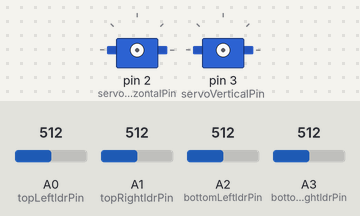
Bench run of a sketch on a simulated Arduino Uno, built with avr-gcc and run on an emulated ATmega328P. On the bench: 2 × servo. Wiring (inferred from the names in the program): 2 × servo: signal pin 2 / signal pin 3. Inputs (shaded band) come from the test bench; at power-on: A0 (topLeftldrPin) = 512, A3 (bottomRightldrPin) = 512, A1 (topRightldrPin) = 512, A2 (bottomLeftldrPin) = 512. Servo pulses on a pin are drawn as a servo (544–2400 µs = 0–180°); what the sketch prints to the serial monitor is not drawn.

Above: at 1.2 s.
1.3 s: A0 (topLeftldrPin) set to 476
At 1.8 s:
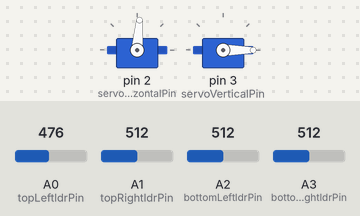
4.3 s: A3 (bottomRightldrPin) set to 478
At 5.0 s:
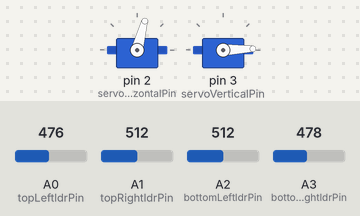
5.8 s: A1 (topRightldrPin) set to 500
7.3 s: A1 (topRightldrPin) set to 472
At 10.16 s:
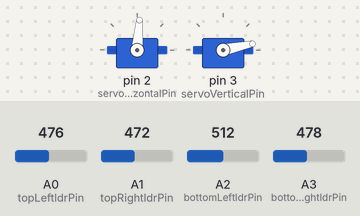
10.3 s: A0 (topLeftldrPin) set to 306
At 13.19 s:
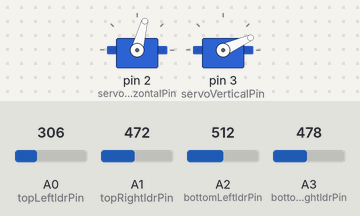
13.3 s: A2 (bottomLeftldrPin) set to 716
Timing chart, 0 to 19.4 s (numbered marks = the images above; inputs shaded):
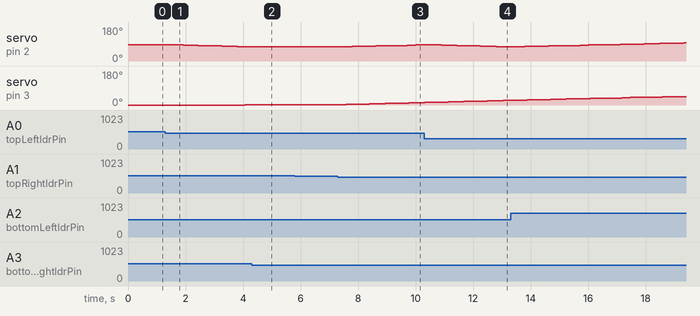

Measured:
- after the input at 1.3 s, servo on pin 2 (servoHorizontalPin): moves from 86° to 75° over 2.7 s, starting after 0.06 s; servo on pin 3 (servoVerticalPin): 0° → 2° after 2.8 s
- after the input at 4.3 s, servo on pin 2 (servoHorizontalPin): stays 75° (without the input it goes to 73° after 0.31 s); servo on pin 3 (servoVerticalPin): stays 2° (without the input it goes to 4° after 0.32 s)
- after the input at 7.3 s, servo on pin 2 (servoHorizontalPin): moves from 75° to 85° over 2.2 s, starting after 0.50 s; servo on pin 3 (servoVerticalPin): moves from 2° to 12° over 2.2 s, starting after 0.30 s

The sketch:

Solar_Panel_Prototype.ino
```cpp
// (licence header left out)
// pin locations
int servoHorizontalPin= 2;
int servoVerticalPin= 3;
int topLeftldrPin = A0; //red orange
int topRightldrPin = A1; // yellow green
int bottomLeftldrPin = A2; // purple blue
int bottomRightldrPin = A3; // gray white

// global servo angle pulse values
int horizontalAnglePulse = 1425;
int verticalAnglePulse = 450;

// pulsing servos by Tero Karvinen @ www.botbook.com
void pulseServo(int servoPin, int pulseLenUs) {
  digitalWrite(servoPin, HIGH);
  delayMicroseconds(pulseLenUs);
  digitalWrite(servoPin, LOW);
  delay(1);
}

int readLdrTopLeft() {
  int topLeft = 1023 - analogRead(topLeftldrPin);
  return topLeft;
}

int readLdrTopRight() {
  int topRight = 1023 - analogRead(topRightldrPin);
  return topRight;
}

int readLdrBottomLeft() {
  int BottomLeft = 1023 - analogRead(bottomLeftldrPin);
  return BottomLeft;
}

int readLdrBottomRight() {
  int BottomRight = 1023 - analogRead(bottomRightldrPin);
  return BottomRight;
}

int averageTop(int topLeft, int topRight) {
  int avgTop = (topLeft + topRight) / 2;
  return avgTop;
}

int averageBottom(int bottomLeft, int bottomRight) {
  int avgBottom = (bottomLeft + bottomRight) / 2;
  return avgBottom;
}

int averageLeft(int topLeft, int bottomLeft) {
  int avgLeft = (topLeft + bottomLeft) / 2;
  return avgLeft;
}

int averageRight(int topRight, int bottomRight) {
  int avgRight = (topRight + bottomRight) / 2;
  return avgRight;
}

int checkHorizontalDifference(int avgLeft, int avgRight) {
  int differenceHorizontal = avgLeft - avgRight;
  return differenceHorizontal;
}

int checkVerticalDifference(int avgTop, int avgBottom) {
  int differenceVertical = avgTop - avgBottom;
  return differenceVertical;
}

void printLdrValues(int topLeft, int topRight, int bottomLeft, int bottomRight) {
  Serial.println("");
  Serial.print("Top Left: ");
  Serial.print(topLeft);
  Serial.println("");

  Serial.print("Top Right: ");
  Serial.print(topRight);
  Serial.println("");

  Serial.print("Bottom Left: ");
  Serial.print(bottomLeft);
  Serial.println("");

  Serial.print("Bottom Right: ");
  Serial.print(bottomRight);
  Serial.println("");
}

void printAvgValues(int avgTop, int avgBottom, int avgLeft, int avgRight)
{
  Serial.println("");
  Serial.print("Average Top: ");
  Serial.print(avgTop);
  Serial.println("");

  Serial.print("Average Bottom: ");
  Serial.print(avgBottom);
  Serial.println("");

  Serial.print("Average Left: ");
  Serial.print(avgLeft);
  Serial.println("");

  Serial.print("Average Right: ");
  Serial.print(avgRight);
  Serial.println("");
}

void printDifferenceValues(int differenceHorizontal,int differenceVertical)
{
  Serial.println("");
  Serial.print("Horizontal difference: ");
  Serial.print(differenceHorizontal);
  Serial.println("");

  Serial.print("Vertical difference: ");
  Serial.print(differenceVertical);
  Serial.println("");
}

int moveHorizontal(int differenceHorizontal, int avgLeft, int avgRight, int horizontalAnglePulse) {
  if (differenceHorizontal > 10 || differenceHorizontal < -10) {
    if (avgLeft < avgRight) {
      if (horizontalAnglePulse < 2350) {
        horizontalAnglePulse = ++horizontalAnglePulse;
        pulseServo(servoHorizontalPin, horizontalAnglePulse);
      }
      if (horizontalAnglePulse >= 2350) {
        horizontalAnglePulse = 2350;
      }
    }
    else if (avgLeft > avgRight) {
      if (horizontalAnglePulse > 500) {
        horizontalAnglePulse = --horizontalAnglePulse;
        pulseServo(servoHorizontalPin, horizontalAnglePulse);
      }
      if (horizontalAnglePulse <= 500) {
        horizontalAnglePulse = 500;
      }
    }
  }
  return horizontalAnglePulse;
}

int moveVertical(int differenceVertical, int avgTop, int avgBottom, int verticalAnglePulse) {
  if (differenceVertical > 10 || differenceVertical < -10) {
    if (avgTop > avgBottom) {
      if (verticalAnglePulse < 1150) {
        verticalAnglePulse = ++verticalAnglePulse;
        pulseServo(servoVerticalPin, verticalAnglePulse);
      }
      if (verticalAnglePulse >= 1150) {
        verticalAnglePulse = 1150;
        }
    }
    else if (avgTop < avgBottom) {
      if (verticalAnglePulse > 450) {
        verticalAnglePulse = --verticalAnglePulse;
        pulseServo(servoVerticalPin, verticalAnglePulse);
      }
      if (verticalAnglePulse <= 450) {
        verticalAnglePulse = 450;
      }
    }
  }
  return verticalAnglePulse;
}

void printPulseAngleValues(int horizontalAnglePulse, int verticalAnglePulse)
{
  Serial.println("");
  Serial.print("Horizontal pulse angle: ");
  Serial.print(horizontalAnglePulse);
  Serial.println("");

  Serial.print("Vertical pulse angle: ");
  Serial.print(verticalAnglePulse);
  Serial.println("");
}

void setup()
{
  pinMode(servoHorizontalPin, OUTPUT);
  pinMode(servoVerticalPin, OUTPUT);

  pinMode(topLeftldrPin, INPUT_PULLUP);
  pinMode(topRightldrPin, INPUT_PULLUP);
  pinMode(bottomLeftldrPin, INPUT_PULLUP);
  pinMode(bottomRightldrPin, INPUT_PULLUP);
  Serial.begin(115200);
}

void loop()
{
  // get ldr values
  int topLeft = readLdrTopLeft();
  int topRight = readLdrTopRight();
  int bottomLeft = readLdrBottomLeft();
  int bottomRight = readLdrBottomRight();

  // get average values
  int avgTop = averageTop(topLeft, topRight);
  int avgBottom = averageBottom(bottomLeft, bottomRight);
  int avgLeft = averageLeft(topLeft, bottomLeft);
  int avgRight = averageRight(topRight, bottomRight);

  // get difference values
  int differenceHorizontal = checkHorizontalDifference(avgLeft, avgRight);
  int differenceVertical = checkVerticalDifference(avgTop, avgBottom);

  // servo angle pulse values and moving servos
  horizontalAnglePulse = moveHorizontal(differenceHorizontal, avgLeft, avgRight, horizontalAnglePulse);
  verticalAnglePulse = moveVertical(differenceVertical, avgTop, avgBottom, verticalAnglePulse);

  // debugging with serial monitor
  printLdrValues(topLeft, topRight, bottomLeft, bottomRight); // used for debug from serial monitor
  printAvgValues(avgTop, avgBottom, avgLeft, avgRight); // used for debug from serial monitor
  printDifferenceValues(differenceHorizontal, differenceVertical); // used for debug from serial monitor
  printPulseAngleValues(horizontalAnglePulse, verticalAnglePulse); // used for debug from serial monitor
  delay(5);

}
```
